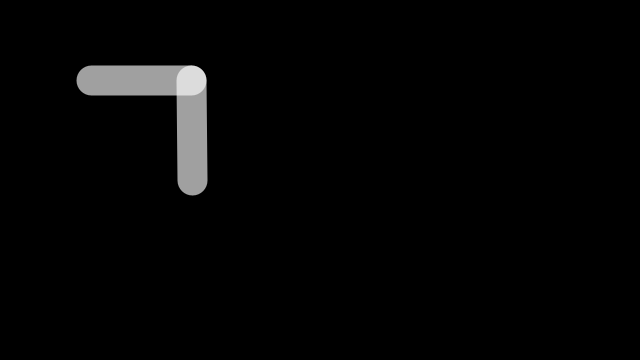
Frame 1 (no input)
Frame 60 (the mouse pressed at the canvas centre just before this capture): identical to frame 1, image omitted
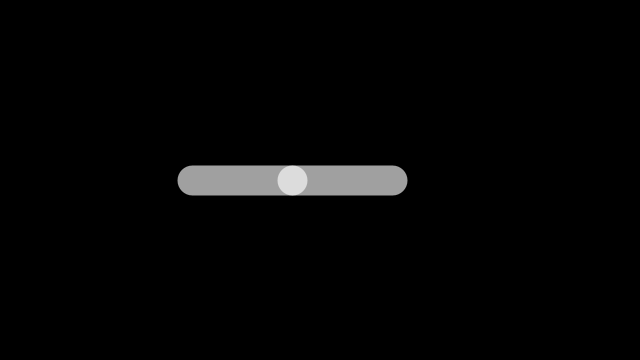
Frame 120 (the mouse held since frame 60 and released just before this capture)

The Processing sketch that drew these frames (run headless with seeded random() and noise(); from frame 60 on, the mouse is pressed at the canvas centre):

// Processing sketch: processing
// ── processing.pde
float x,y;
float angle1=0.0;
float angle2=0.0;
float segLength=100;

void setup(){
  size(640,360);
  strokeWeight(30);
  stroke(255,160);

  x=width*0.3;
  y=height*0.5;
}

void draw(){
  background(0);

  angle1=(mouseX/float(width)-0.5)*PI;
  angle2=(mouseY/float(height)-0.5)*PI;

  pushMatrix();
  segment(x,y,angle1);
  segment(segLength,0,angle2);
  popMatrix();
}

void segment(float x,float y,float a){
  translate(x, y);
  rotate(a);
  line(0,0,segLength,0);
}
